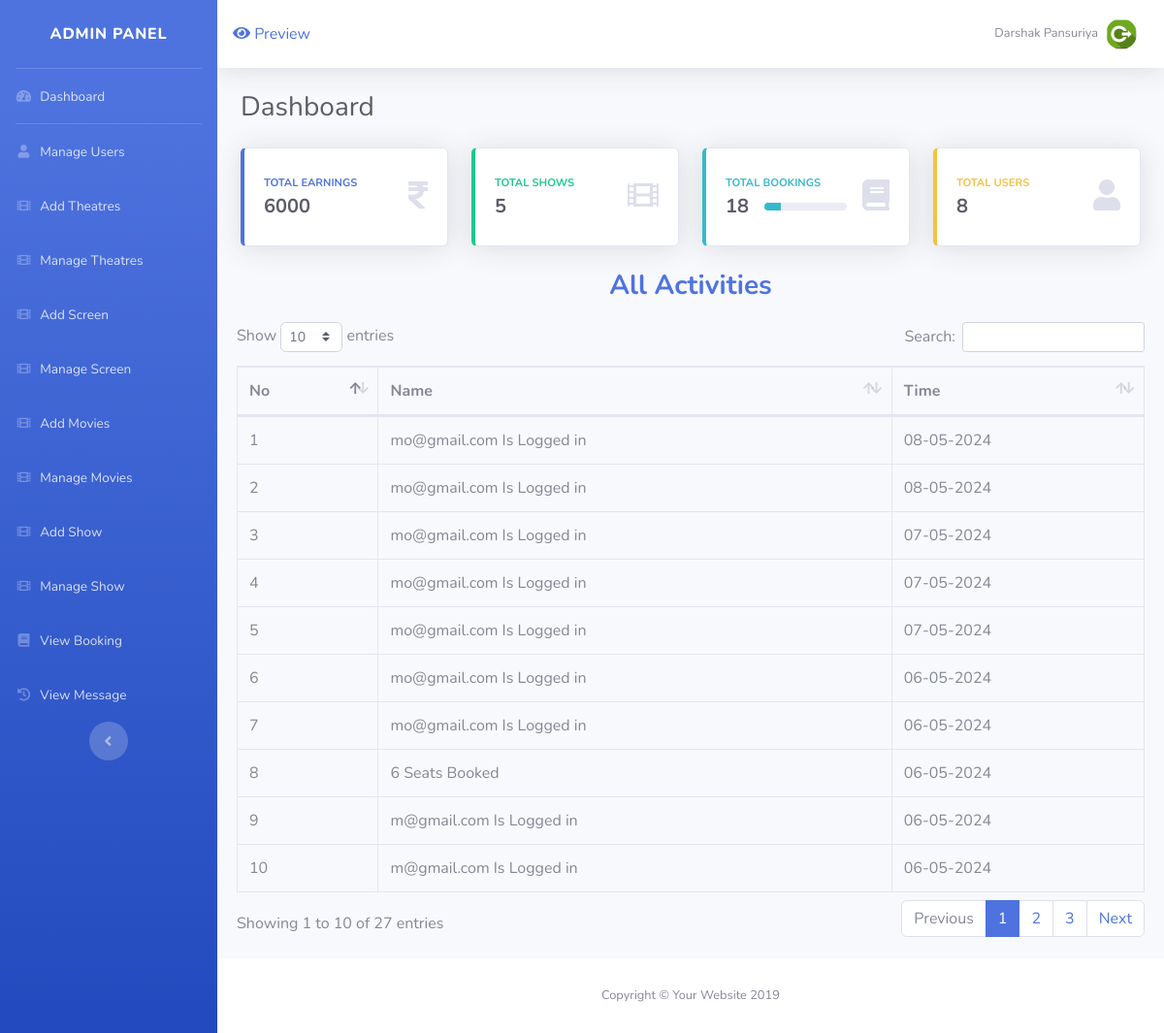
The page /admin/index.php (signed in) on the database its author committed.
### tables this page shows
CREATE TABLE `activity` (
  `ac_id` int(4) NOT NULL,
  `ac_nm` varchar(200) NOT NULL,
  `ac_time` varchar(200) NOT NULL,
  `ac_tmp` varchar(200) NOT NULL
);

### admin/index.php (the view)
<?php
	include("include/header.php");
	include("../include/config.php");
	$sq="select * from booking ";
	$res=mysqli_query($con,$sq);
	$total=0;
	$ttlbooking =0;
	while($row=mysqli_fetch_array($res))
	{
		$total=$total+$row['b_amt'];
		$ttlbooking=$ttlbooking+$row['b_seat'];
	}
	$shw = mysqli_query($con,"SELECT * FROM shows");
    $ttlshow = mysqli_num_rows($shw);
	$usr = mysqli_query($con,"SELECT * FROM register");
    $ttluser = mysqli_num_rows($usr);
?>
  <div class="container-fluid">
 <div class="d-sm-flex align-items-center justify-content-between mb-4">
            <h1 class="h3 mb-0 text-gray-800">Dashboard</h1>
          </div>
          <div class="row">
            <div class="col-xl-3 col-md-6 mb-4">
              <div class="card border-left-primary shadow h-100 py-2">
                <div class="card-body">
                  <div class="row no-gutters align-items-center">
                    <div class="col mr-2">
                      <div class="text-xs font-weight-bold text-primary text-uppercase mb-1">Total Earnings</div>
                      <div class="h5 mb-0 font-weight-bold text-gray-800"><?php echo $total; ?></div>
                    </div>
                    <div class="col-auto">
                      <i class="fas fa-rupee-sign fa-2x text-gray-300"></i>
                    </div>
                  </div>
                </div>
              </div>
            </div>
			    <div class="col-xl-3 col-md-6 mb-4">
              <div class="card border-left-success shadow h-100 py-2">
                <div class="card-body">
                  <div class="row no-gutters align-items-center">
                    <div class="col mr-2">
                      <div class="text-xs font-weight-bold text-success text-uppercase mb-1">Total Shows</div>
                      <div class="h5 mb-0 font-weight-bold text-gray-800"><?php echo $ttlshow; ?></div>
                    </div>
                    <div class="col-auto">
                      <i class="fas fa-film fa-2x text-gray-300"></i>
                    </div>
                  </div>
                </div>
              </div>
            </div>
            <div class="col-xl-3 col-md-6 mb-4">
              <div class="card border-left-info shadow h-100 py-2">
                <div class="card-body">
                  <div class="row no-gutters align-items-center">
                    <div class="col mr-2">
                      <div class="text-xs font-weight-bold text-info text-uppercase mb-1">Total Bookings</div>
                      <div class="row no-gutters align-items-center">
                        <div class="col-auto">
                          <div class="h5 mb-0 mr-3 font-weight-bold text-gray-800"><?php echo $ttlbooking; ?></div>
                        </div>
                        <div class="col">
                          <div class="progress progress-sm mr-2">
                            <div class="progress-bar bg-info" role="progressbar" style="width:
<?php
if($ttlbooking==0)
  {
echo "0%";
  }
elseif($ttlbooking<10)
  {
echo "10%";
  }
 elseif($ttlbooking<20)
  {
echo "20%";
  }
 elseif($ttlbooking<30)
  {
echo "30%";
  }
 elseif($ttlbooking<40)
  {
echo "40%";
  }
  elseif($ttlbooking<50)
  {
echo "50%";
  }
  elseif($ttlbooking<60)
  {
echo "50%";
  }
  elseif($ttlbooking<70)
  {
echo "70%";
  }
  else
  {
  	echo"80%";
  }
?>" aria-valuenow="50" aria-valuemin="0" aria-valuemax="100"></div>
                          </div>
                        </div>
                      </div>
                    </div>
                    <div class="col-auto">
                      <i class="fas fa-book fa-2x text-gray-300"></i>
                    </div>
                  </div>
                </div>
              </div>
            </div>
			<div class="col-xl-3 col-md-6 mb-4">
              <div class="card border-left-warning shadow h-100 py-2">
                <div class="card-body">
                  <div class="row no-gutters align-items-center">
                    <div class="col mr-2">
                      <div class="text-xs font-weight-bold text-warning text-uppercase mb-1">Total Users</div>
                      <div class="h5 mb-0 font-weight-bold text-gray-800"><?php echo $ttluser; ?></div>
                    </div>
                    <div class="col-auto">
                      <i class="fas fa-user fa-2x text-gray-300"></i>
                    </div>
                  </div>
                </div>
              </div>
            </div>
            </div>
            </div>
        <h3 align="center" class="m-0 font-weight-bold text-primary">All Activities</h3>
      <div class="card-body">
		<div class="table-responsive">
                <table class="table table-bordered" id="dataTable" width="100%" cellspacing="0">
                  <thead>
                    <tr>
                      <th>No</th>
                      <th>Name</th>
                      <th>Time</th>
                    </tr>
                  </thead>
                <tbody>
  <?php
  $ac_res=mysqli_query($con,"select * from activity  order by ac_id   desc");
     $co=1;     while($ac_row=mysqli_fetch_assoc($ac_res))
           {
                   echo'<tr>
                      <td>'.$co.'</td>
                      <td>'.$ac_row['ac_nm'].'</td>
                      <td>'.date('d-m-Y',$ac_row['ac_time']).'</td>
                    </tr>';
                    $co++;
          }
 ?>
    </tbody>
                </table>
              </div>
	</div>
<?php
	include("include/footer.php");
?>

### admin/include/header.php (shortened to what this page needs)
<!DOCTYPE html>
<html lang="en">
<head>
  <link href="vendor/fontawesome-free/css/all.min.css" rel="stylesheet" type="text/css">
  <link href="css/sb-admin-2.min.css" rel="stylesheet">
  <link href="vendor/datatables/dataTables.bootstrap4.min.css" rel="stylesheet">
</head>
<body id="page-top">
  <div id="wrapper">
    <ul class="navbar-nav bg-gradient-primary sidebar sidebar-dark accordion" id="accordionSidebar">
      <a class="sidebar-brand d-flex align-items-center justify-content-center" href="index.php">
        <div class="sidebar-brand-text mx-3">Admin Panel</div>
      </a>
      <hr class="sidebar-divider my-0">
      <li class="nav-item">
        <a class="nav-link" href="index.php">
          <i class="fas fa-fw fa-tachometer-alt"></i>
          <span>Dashboard</span></a>
      </li>
      <hr class="sidebar-divider my-0">
      <li class="nav-item">
        <a class="nav-link collapsed" href="user_manage.php" aria-expanded="true" aria-controls="collapseTwo">
          <i class="fas fa-fw fa-user"></i>
          <span>Manage Users</span>
        </a>
      </li>
<li class="nav-item">
        <a class="nav-link collapsed" href="theatre.php" aria-expanded="true" aria-controls="collapseTwo">
          <i class="fas fa-fw fa-film"></i>
          <span>Add Theatres</span>
        </a>
      </li>
      <li class="nav-item">
        <a class="nav-link collapsed" href="theatre_manage.php" aria-expanded="true" aria-controls="collapseTwo">
          <i class="fas fa-fw fa-film"></i>
          <span>Manage Theatres</span>
        </a>
      </li>
      <li class="nav-item">
        <a class="nav-link collapsed" href="screen.php"  aria-expanded="true" aria-controls="collapseTwo">
          <i class="fas fa-fw fa-film"></i>
          <span>Add Screen</span>
        </a>
      </li>
      <li class="nav-item">
        <a class="nav-link collapsed" href="screen_manage.php" aria-expanded="true" aria-controls="collapseTwo">
          <i class="fas fa-fw fa-film"></i>
          <span>Manage Screen</span>
        </a>
      </li>
            <li class="nav-item">
        <a class="nav-link collapsed" href="movie.php" aria-expanded="true" aria-controls="collapseTwo">
          <i class="fas fa-fw fa-film"></i>
          <span>Add Movies</span>
        </a>
      </li>
<li class="nav-item">
        <a class="nav-link collapsed" href="movie_manage.php" aria-expanded="true" aria-controls="collapseTwo">
          <i class="fas fa-fw fa-film"></i>
          <span>Manage Movies</span>
        </a>
      </li>
     <li class="nav-item">
        <a class="nav-link collapsed" href="show.php" aria-expanded="true" aria-controls="collapseTwo">
          <i class="fas fa-fw fa-film"></i>
          <span>Add Show</span>
        </a>
      </li>
      <li class="nav-item">
        <a class="nav-link collapsed" href="show_manage.php" aria-expanded="true" aria-controls="collapseTwo">
          <i class="fas fa-fw fa-film"></i>
          <span>Manage Show</span>
        </a>
      </li>
	   <li class="nav-item">
        <a class="nav-link collapsed" href="booking_manage.php" aria-expanded="true" aria-controls="collapseTwo">
          <i class="fas fa-fw fa-book"></i>
          <span>View Booking</span>
        </a>
      </li>
      <li class="nav-item">
        <a class="nav-link collapsed" href="contact_manage.php" aria-expanded="true" aria-controls="collapseTwo">
          <i class="fas fa-fw fa-history"></i>
          <span>View Message</span>
        </a>
      </li>
      <div class="text-center d-none d-md-inline">
        <button class="rounded-circle border-0" id="sidebarToggle"></button>
      </div>
    </ul>
    <div id="content-wrapper" class="d-flex flex-column">
      <div id="content">
        <nav class="navbar navbar-expand navbar-light bg-white topbar mb-4 static-top shadow">
            <a href="/movies/" target="_blank" ><i class="fa fa-eye"></i> Preview</a>
          <ul class="navbar-nav ml-auto">
            <li class="nav-item dropdown no-arrow">
              <a class="nav-link dropdown-toggle" href="#" id="userDropdown" role="button" data-toggle="dropdown" aria-haspopup="true" aria-expanded="false">
                <span class="mr-2 d-none d-lg-inline text-gray-600 small"><?php echo $_SESSION['admin']['nm'] ; ?></span>
                <img class="img-profile rounded-circle" src="./img/pd.jpg">
              </a>
            </li>
          </ul>
        </nav>

### admin/include/footer.php (shortened to what this page needs)
      </div>
      <footer class="sticky-footer bg-white">
        <div class="container my-auto">
          <div class="copyright text-center my-auto">
            <span>Copyright &copy; Your Website 2019</span>
          </div>
        </div>
      </footer>
    </div>
  </div>
</body>
</html>

### rows shown on the page
activity: ac_nm "mo@gmail.com Is Logged in", ac_time "08-05-2024"
activity: ac_nm "mo@gmail.com Is Logged in", ac_time "08-05-2024"
activity: ac_nm "mo@gmail.com Is Logged in", ac_time "07-05-2024"
activity: ac_nm "mo@gmail.com Is Logged in", ac_time "07-05-2024"
activity: ac_nm "mo@gmail.com Is Logged in", ac_time "07-05-2024"
activity: ac_nm "mo@gmail.com Is Logged in", ac_time "06-05-2024"
activity: ac_nm "mo@gmail.com Is Logged in", ac_time "06-05-2024"
activity: ac_nm "6 Seats Booked", ac_time "06-05-2024"
activity: ac_nm "m@gmail.com Is Logged in", ac_time "06-05-2024"
activity: ac_nm "m@gmail.com Is Logged in", ac_time "06-05-2024"

### other values the page prints
$_SESSION['admin']['nm'] "Darshak Pansuriya"
$total "6000"
$ttlshow "5"
$ttlbooking "18"
$ttluser "8"
